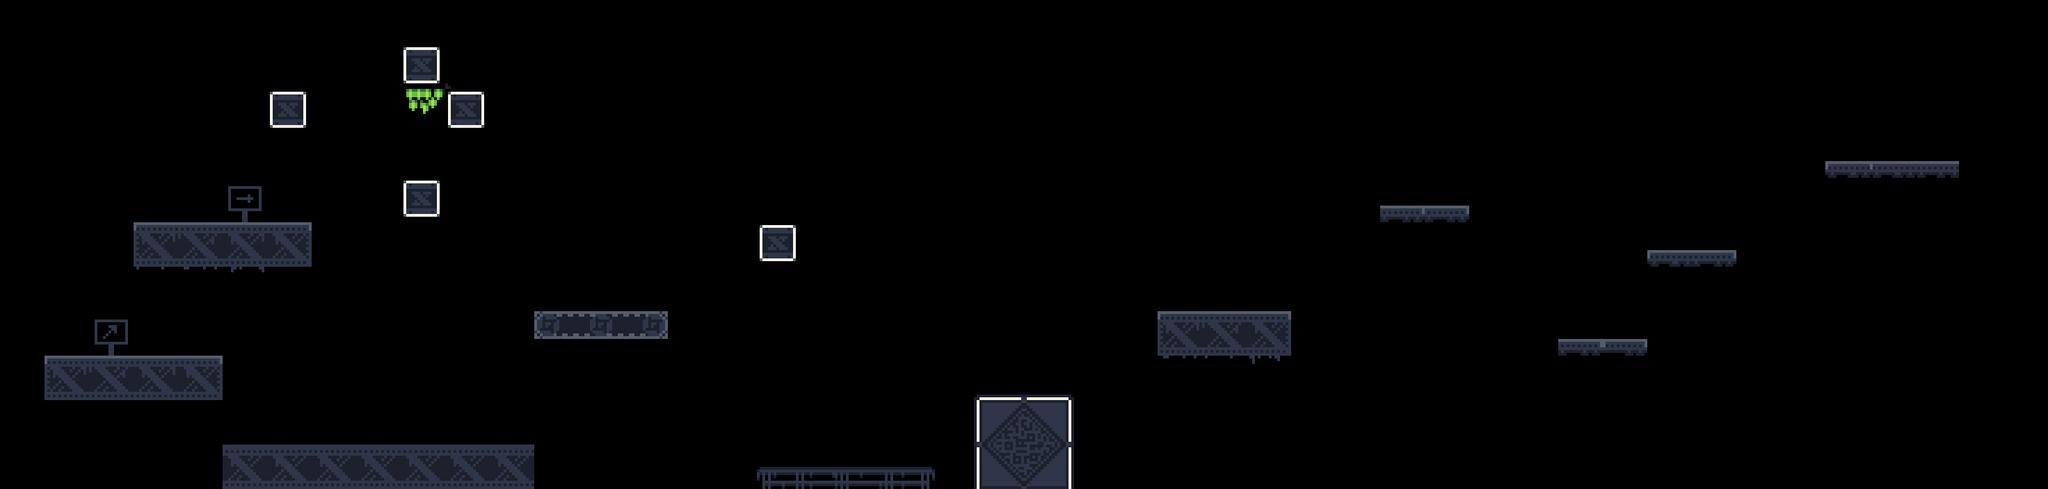

This game map was drawn from its Tiled (.tmx) file and the tilesets committed beside it. A one-line description and the full map source follow:
An orthogonal 46x11 tile map with 64x64 px tiles, 3 tile layers (fg_tex, bg_tex, main), 3 tilesets and 2 objects.

<map version="1.10" tiledversion="1.10.2" orientation="orthogonal" renderorder="right-down" width="46" height="11" tilewidth="64" tileheight="64" infinite="0" nextlayerid="6" nextobjectid="47">
 <tileset firstgid="1" source="industrial.v1.tsx" />
 <tileset firstgid="1025" source="objects.tsx" />
 <tileset firstgid="1034" source="grass.tsx" />
 <layer id="3" name="fg_tex" width="46" height="11">
  <data encoding="csv">
0,0,0,0,0,0,0,0,0,0,0,0,0,0,0,0,0,0,0,0,0,0,0,0,0,0,0,0,0,0,0,0,0,0,0,0,0,0,0,0,0,0,0,0,0,0,
0,0,0,0,0,0,0,0,0,0,392,0,0,0,0,0,0,0,0,0,0,0,0,0,0,0,0,0,0,0,0,0,0,0,0,0,0,0,0,0,0,0,0,0,0,0,
0,0,0,0,0,0,0,0,0,485,0,0,0,0,0,0,0,0,0,0,0,0,0,0,0,0,0,0,0,0,0,0,0,0,0,0,0,0,0,0,0,0,0,0,0,0,
0,0,0,0,0,0,0,0,0,0,0,0,0,0,0,0,0,0,0,0,0,0,0,0,0,0,0,0,0,0,0,0,0,0,0,0,0,0,0,0,0,0,0,0,0,0,
0,0,0,0,0,147,0,0,0,0,0,0,0,0,0,0,0,0,0,0,0,0,0,0,0,0,0,0,0,0,0,0,0,0,0,0,0,0,0,0,0,0,0,0,0,0,
0,0,0,0,0,0,0,0,0,0,0,0,0,0,0,0,0,0,0,0,0,0,0,0,0,0,0,0,0,0,0,0,0,0,0,0,0,0,0,0,0,0,0,0,0,0,
0,0,0,46,47,48,0,0,0,0,0,0,0,0,0,0,0,0,0,0,0,0,0,0,0,0,0,0,0,0,0,0,0,0,0,0,0,0,0,0,0,0,0,0,0,0,
0,0,209,0,0,0,0,0,0,0,0,0,0,0,0,0,0,0,0,0,0,0,0,0,0,0,0,0,0,0,0,0,0,0,0,0,0,0,0,0,0,0,0,0,0,0,
0,0,0,0,0,0,0,0,0,0,0,0,0,0,0,0,0,0,0,0,0,0,0,0,0,0,47,46,45,0,0,0,0,0,0,0,0,0,0,0,0,0,0,0,0,0,
0,0,0,0,0,447,441,442,440,441,441,448,0,0,0,0,0,0,0,0,0,0,0,0,0,0,0,0,0,0,0,0,0,0,0,0,0,0,0,0,0,0,0,0,0,0,
0,0,0,0,0,0,0,0,0,0,0,0,0,0,0,0,0,0,0,0,0,0,0,0,0,0,0,0,0,0,0,0,0,0,0,0,0,0,0,0,0,0,0,0,0,0
</data>
 </layer>
 <layer id="5" name="bg_tex" width="46" height="11">
  <data encoding="csv">
0,0,0,0,0,0,0,0,0,0,0,0,0,0,0,0,0,0,0,0,0,0,0,0,0,0,0,0,0,0,0,0,0,0,0,0,0,0,0,0,0,0,0,0,0,0,
0,0,0,0,0,0,0,0,0,0,0,0,0,0,0,0,0,0,0,0,0,0,0,0,0,0,0,0,0,0,0,0,0,0,0,0,0,0,0,0,0,0,0,0,0,0,
0,0,0,0,0,0,0,0,0,1053,0,0,0,0,0,0,0,0,0,0,0,0,0,0,0,0,0,0,0,0,0,0,0,0,0,0,0,0,0,0,0,0,0,0,0,0,
0,0,0,0,0,0,0,0,0,0,0,0,0,0,0,0,0,0,0,0,0,0,0,0,0,0,0,0,0,0,0,0,0,0,0,0,0,0,0,0,0,0,0,0,0,0,
0,0,0,0,0,0,0,0,0,0,0,0,0,0,0,0,0,0,0,0,0,0,0,0,0,0,0,0,0,0,0,0,0,0,0,0,0,0,0,0,0,0,0,0,0,0,
0,0,0,0,0,0,0,0,0,0,0,0,0,0,0,0,0,0,0,0,0,0,0,0,0,0,0,0,0,0,0,0,0,0,0,0,0,0,0,0,0,0,0,0,0,0,
0,0,0,0,0,0,0,0,0,0,0,0,0,0,0,0,0,0,0,0,0,0,0,0,0,0,0,0,0,0,0,0,0,0,0,0,0,0,0,0,0,0,0,0,0,0,
0,0,0,0,0,0,0,0,0,0,0,0,0,0,0,0,0,0,0,0,0,0,0,0,0,0,0,0,0,0,0,0,0,0,0,0,0,0,0,0,0,0,0,0,0,0,
0,0,0,0,0,0,0,0,0,0,0,0,0,0,0,0,0,0,0,0,0,389,390,391,392,0,0,0,0,0,0,0,0,0,0,0,0,0,0,0,0,0,0,0,0,0,
0,0,0,0,0,0,0,0,0,0,0,0,0,0,0,0,0,0,0,0,0,421,0,0,424,0,0,0,0,0,0,0,0,0,0,0,0,0,0,0,0,0,0,0,0,0,
0,0,0,0,0,0,0,0,0,0,0,0,0,0,0,0,0,1,2,3,4,453,0,0,456,0,0,0,0,0,0,0,0,0,0,0,0,0,0,0,0,0,0,0,0,0
</data>
 </layer>
 <objectgroup id="4" name="objects">
  <object id="45" gid="3221226503" x="2112" y="280" width="64" height="24" />
  <object id="46" gid="1031" x="2050" y="227" width="64" height="24" />
 </objectgroup>
 <layer id="2" name="main" width="46" height="11">
  <data encoding="csv">
0,0,0,0,0,0,0,0,0,0,0,0,0,0,0,0,0,0,0,0,0,0,0,0,0,0,0,0,0,0,0,0,0,0,0,0,0,0,0,0,0,0,0,0,0,0,
0,0,0,0,0,0,0,0,0,261,0,0,0,0,0,0,0,0,0,0,0,0,0,0,0,0,0,0,0,0,0,0,0,0,0,0,0,0,0,0,0,0,0,0,0,0,
0,0,0,0,0,0,261,0,0,0,261,0,0,0,0,0,0,0,0,0,0,0,0,0,0,0,0,0,0,0,0,0,0,0,0,0,0,0,0,0,0,0,0,0,0,0,
0,0,0,0,0,0,0,0,0,0,0,0,0,0,0,0,0,0,0,0,0,0,0,0,0,0,0,0,0,0,0,0,0,0,0,0,0,0,0,0,0,1031,1031,1033,0,0,
0,0,0,0,0,0,0,0,0,261,0,0,0,0,0,0,0,0,0,0,0,0,0,0,0,0,0,0,0,0,0,1030,1030,0,0,0,0,0,0,0,0,0,0,0,0,0,
0,0,0,13,14,15,16,0,0,0,0,0,0,0,0,0,0,261,0,0,0,0,0,0,0,0,0,0,0,0,0,0,0,0,0,0,0,1031,1030,0,0,0,0,0,0,0,
0,0,0,0,0,0,0,0,0,0,0,0,0,0,0,0,0,0,0,0,0,0,0,0,0,0,0,0,0,0,0,0,0,0,0,0,0,0,0,0,0,0,0,0,0,0,
0,0,0,0,0,0,0,0,0,0,0,0,257,259,260,0,0,0,0,0,0,0,0,0,0,0,13,14,16,0,0,0,0,0,0,1030,1029,0,0,0,0,0,0,0,0,0,
0,13,14,15,16,0,0,0,0,0,0,0,0,0,0,0,0,0,0,0,0,0,0,0,0,0,0,0,0,0,0,0,0,0,0,0,0,0,0,0,0,0,0,0,0,0,
0,0,0,0,0,0,0,0,0,0,0,0,0,0,0,0,0,0,0,0,0,0,422,423,0,0,0,0,0,0,0,0,0,0,0,0,0,0,0,0,0,0,0,0,0,0,
0,0,0,0,0,21,21,21,21,21,21,21,0,0,0,0,0,0,0,0,0,0,454,455,0,0,0,0,0,0,0,0,0,0,0,0,0,0,0,0,0,0,0,0,0,0
</data>
 </layer>
</map>